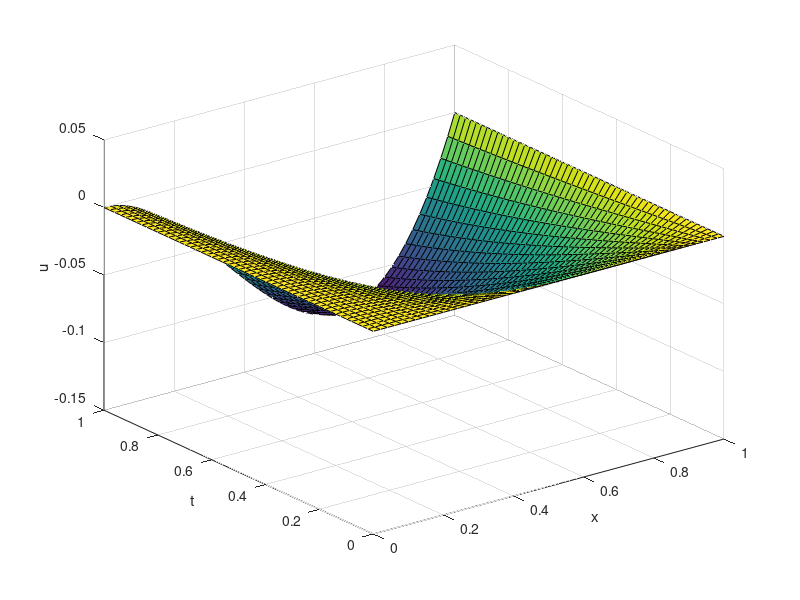

MATLAB code for this plot:
clear;
%%%using cranck-nicolson scheme
f=@(x,t)x^2*(x-1)*cos(t)-(6*x-2)*sin(t);
n=50;
m=50;
h=1/n;
tau=1/m;
%%%
x=0:h:1;
t=0:tau:1;
%%%
c=tau/(2*h^2);
%%%
for i=1:n+1
    u(i,1)=0;
end
A=zeros(n+1,n+1);
A(1,1)=1;
for i=2:n
    A(i,i-1)=-c;
    A(i,i)=1+2*c;
    A(i,i+1)=-c;
end
A(n+1,n+1)=1;
%%%
for k=1:m
    y(1)=0;
    for i=2:n
        y(i)=c*u(i-1,k)+(1-2*c)*u(i,k)+c*u(i+1,k)+...
            +tau/2*(f(x(i),t(k))+f(x(i),t(k+1)));
    end
    y(n+1)=0;
    u(:,k+1)=A\y';
end
%%%
surf(x,t,u')
xlabel('x')
ylabel('t')
zlabel('u')
%error computation
for k=1:m+1
    for i=1:n+1
        exact_u(i,k)=x(i)^2*(x(i)-1)*sin(t(k));
    end
end
max_error=max(max(abs(u-exact_u)))